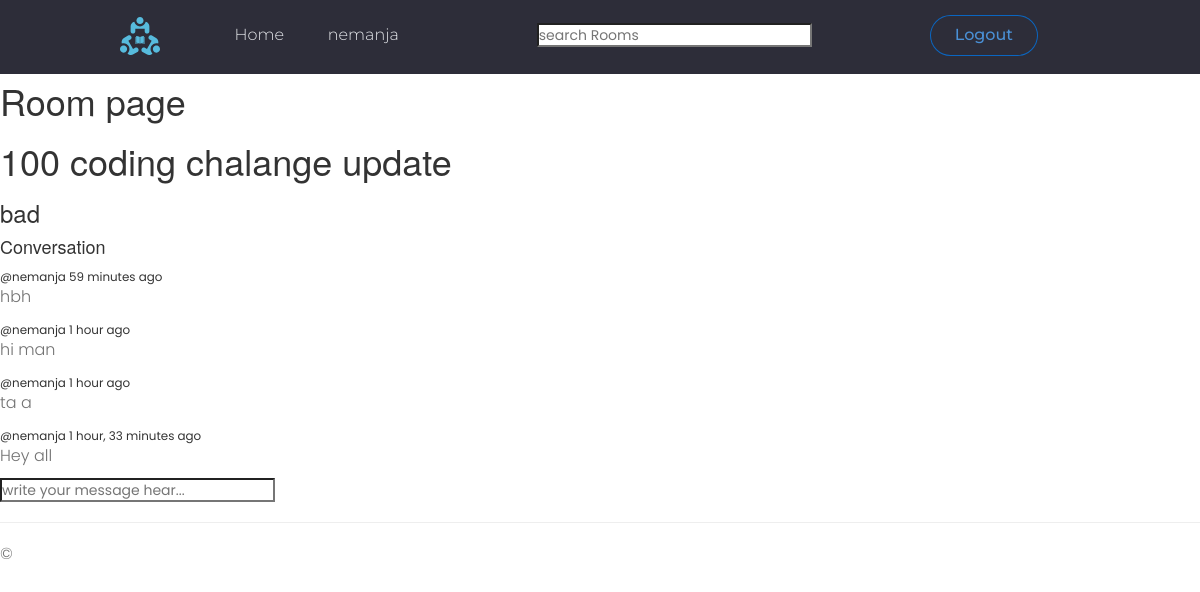
Screenshot of /room/0821f5a00a984d16b41887f75b715cdb (signed in) with the database file from the repository.
### MainPages/models.py (models this page shows, shortened)
class Room(models.Model):
    host = models.OneToOneField(User,on_delete=models.CASCADE,null=True)
    topic= models.ForeignKey(Topic,on_delete=models.SET_NULL,null=True)
    name = models.CharField(max_length=100)
    description=models.TextField(max_length=500)
    created = models.DateTimeField(auto_now_add=True,blank=True,null=True)
    updated=  models.DateTimeField(auto_now=True ,blank=True)
    id = models.UUIDField(default=uuid.uuid4,unique=True,primary_key=True,editable=False)

class Message(models.Model):
    owner=models.ForeignKey(User,on_delete=models.CASCADE,)
    room =models.ForeignKey(Room,on_delete=models.CASCADE,)
    body=models.TextField(max_length=500)
    created = models.DateTimeField(auto_now_add=True)
    updated=  models.DateTimeField(auto_now=True)

### MainPages/views.py (the view, shortened to what this page needs)
# urls.py: path('room/<str:pk>', views.room , name='room'),
def room (request,pk):
    room=Room.objects.get(id=pk)
    room_messages= room.message_set.all().order_by('-created')
    context={'room': room,'room_messages': room_messages}
    return render (request, 'MainPages/room.html' , context )

### MainPages/templates/MainPages/room.html (shortened to what this page needs)
{% extends "MainPages/layout.html" %}
{% block content %}
{% load static %}
<h1>Room page</h1>
<h1>{{ room.name}} </h1>
<h3> {{ room.description}}</h3>
<div class ="comment-wrapper">
<h4>Conversation</h4>
{% for message in room_messages%}
 <div>
     <small>@{{message.owner}} {{message.created | timesince}} ago </small>
     <p>{{message.body}} </p>
 </div>
{% endfor %}
</div>
{% if request.user.is_authenticated %}
<div class="commetn-form">
    <form method="POST" action="">
        <input type="text" name="body" placeholder="write your message hear..."/>
    </form>
</div>
{% endif %}
{% endblock %}

### MainPages/templates/MainPages/navbar.html (shortened to what this page needs)
{% load static %}
<head>
    <link rel="stylesheet" href="{% static 'MainPages/styles/navbar-custom.css' %}" />
</head>
<header class="header navBarFlex">
    <div class="containerNew">
        <a href="/" class="header__logo logo">
            <img src= "{% static 'images/logo.svg' %}"  width="30"
            height="25"  alt="DevSearch Logo" />
        </a>
        <nav class="navMidBar">
                <ul class="nav__links">
                    <li class="header__menuItem"><a href= "{% url 'home' %}">Home</a></li>
                    {% if request.user.is_authenticated %}
                    <li class="header__menuItem"><a href="{% url 'account'  %}" >{{ user.username}} </a></li>
                    {% endif  %}
                </ul>
        </nav>
        <div>
            <form method="GET" action="{% url 'home'%}">
                <input type="text" name="q" placeholder="search Rooms "/>
            </form>
        </div>
        <div class="signInSignOutLayout">
            {% if request.user.is_authenticated %}
            <a class="logInOutRegBtn signInBtn" href="{% url 'logout' %}">Logout</a>
            {% else %}
            <li class="header__menuItem logInOutRegBtn"> <a href="{% url 'register' %}">Join now</a></li>
            <a class="logInOutRegBtn signInBtn" href="{% url 'login' %}">Sign in</a>
            {% endif  %}
        </div>
    </div>
</header>

### MainPages/static/MainPages/styles/MainPages.css (style rules this page uses)
:root { --color-sub: #2d2d39; }
img { width: 100%; }
.header { position: fixed; top: 0; width: 100%; z-index: 111; background-color: var(--color-sub); padding: 1.5rem 0; }
.header__logo > img { height: 3.8rem; }
.header__menuItem > a { color: var(--color-light); font-weight: 300; }

### MainPages/static/MainPages/styles/navbar-custom.css (style rules this page uses)
* { box-sizing: border-box; margin: 0; padding: 0; }
li, a, button { font-family: "Montserrat", sans-serif; font-weight: 500; font-size: 16px; text-decoration: none; }
.navBarFlex { padding-left: 30px 0; }
.header { padding-left: 10%; padding-right: 10%; position: fixed; z-index: 111; background-color: var(--color-sub); padding-top: 1.5rem; padding-bottom: 1.5rem; padding-right: 0; }
.header > .containerNew { display: flex; justify-content: flex-start; padding: 0 0; margin: 0 0 0 0; align-items: baseline; }
.logo { cursor: pointer; margin-right: 5%; }
.nav__links li { display: inline-block; padding: 0px 20px; }
.nav__links li a { transition: all 0.3s ease 0s; }
.logInOutRegBtn { padding: 9px 25px; background-color: var(--color-main-dark); border-radius: 50px; border-color: rgb(10, 102, 194); cursor: pointer; transition: all 0.3s ease 0s; }
.signInBtn { text-decoration: solid; text-decoration-color: rgb(10, 102, 194); box-shadow: rgb(10, 102, 194) 0px 0px 0px 1px inset; color: rgb(74, 144, 214); font-size: 16px; }
.signInSignOutLayout { display: flex; margin-left: auto; margin-right: 15%; }
.navMidBar { margin-right: auto; }

### MainPages/static/uikit/styles/modules/_variables.css (style rules this page uses)
:root { --color-main: #5aa5b9; --color-main-light: #e6faff; --color-sub: #3f4156; --color-sub-light: #51546e; --color-sub-lighter: #ededfd; --color-text: #737373; --color-gray: #8b8b8b; --color-light: #e5e7eb; --color-light-gray: #767676; --color-bg: #f8fafd; --color-white: #fffefd; --color-white-light: #f3f3f3; --color-success: #359e64; --color-success-bg: #def8e8; --color-error: #fc4b0b; --color-error-bg: #fff2ee; --font-base: 'Poppins', arial, helvetica, 'Segoe UI', roboto, ubuntu, sans-serif; --font-monospace: 'Fira Code', 'Courier New', courier, monospace; --font-regular: 300; --font-medium: 500; --font-bold: 700; --generic-shadow: 1px 1px 5px #00000010; --generic-transition: all 0.3s ease-in-out; }

### MainPages/static/uikit/styles/modules/_base.css (style rules this page uses)
* { margin: 0; padding: 0; box-sizing: border-box; text-rendering: optimizeLegibility; color: inherit; font-size: inherit; }
html { font-size: 50%; }
@media only screen and (min-width: 480px) { html { font-size: 56.25%; } }
@media only screen and (min-width: 1200px) { html { font-size: 62.5%; } }
body { line-height: 1.6; font-weight: 400; font-size: 1.5rem; color: var(--color-text); background-color: var(--color-bg); min-height: 100vh; }

### MainPages/static/uikit/styles/modules/_typography.css (style rules this page uses)
* { font-family: var(--font-base); }
h1 { font-size: 4.8rem; font-weight: var(--font-medium); }
h3 { font-size: 3.2rem; font-weight: var(--font-medium); }
h4 { font-size: 2.8rem; font-weight: var(--font-medium); }
p, span, strong { font-size: 1.6rem; color: var(--color-text); font-weight: var(--font-regular); }
a { padding-bottom: 2px; text-decoration: none; display: inline-block; color: var(--color-main); font-weight: var(--font-medium); }

### rows the page displays
Room: name "100 coding chalange update", description "bad"
Message: owner "nemanja", created "59 minutes", body "hbh"
Message: owner "nemanja", created "1 hour", body "hi man"
Message: owner "nemanja", created "1 hour", body "ta a"
Message: owner "nemanja", created "1 hour, 33 minutes", body "Hey all"

### other values shown
{{ user.username }} "nemanja"
